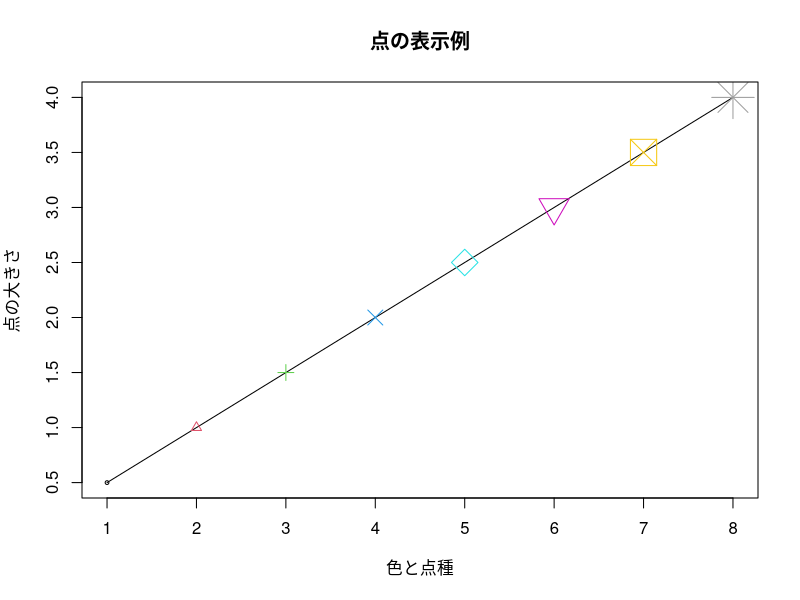
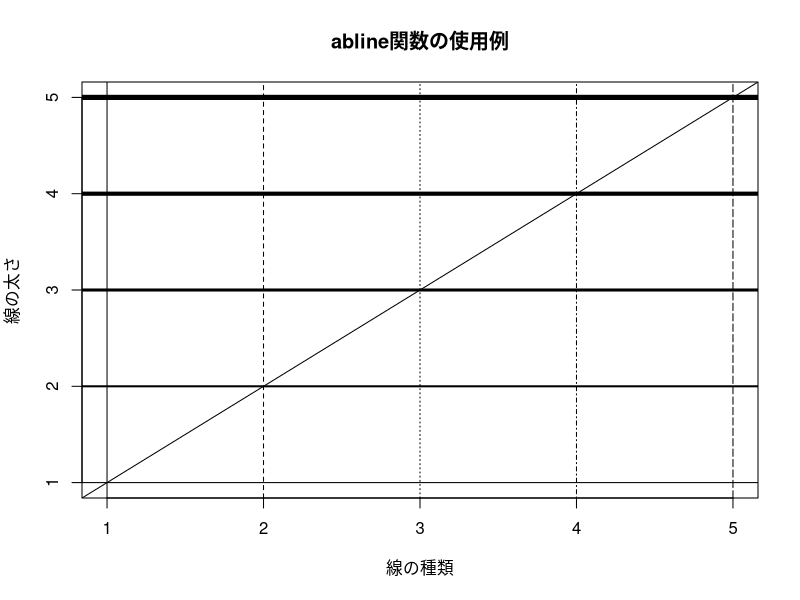

Reproduce these figures in R, in order.
## ---- chunk 1
knitr::opts_chunk$set(message=FALSE,warning=FALSE, cache=TRUE)
## ---- chunk 2
x = 1:8   # 横軸の値（色と点種）
y = 1:8/2 # 縦軸の値（点の大きさ）
plot(x, y, type="o", col = 1:8, pch = 1:8, cex = 1:8/2, main = "点の表示例", xlab = "色と点種", ylab = "点の大きさ")
## ---- chunk 3
plot(0,0,col=0,xlim=c(1,5),ylim=c(1,5),main="abline関数の使用例",xlab="線の種類",ylab="線の太さ") # 点無し（col=0で無色透明）で指定した範囲の枠を作成
abline(h = 1:5, lwd = 1:5) # 太さの異なる水平線を5本追加
abline(v = 1:5, lty = 1:5) # 線の種類の異なる垂直線を5本追加
abline(a = 0, b = 1) # 対角線を追加
